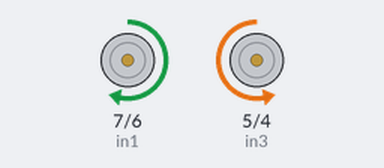
The sketch below on a simulated Arduino Uno, built with avr-gcc and run on an emulated ATmega328P. Parts: motor-driver pin pairs drawn as motors (green arrow = first pin HIGH = forward, orange = second pin HIGH = backward, longer = more drive, scaled by the enable pin).

Above: at 3.05 s.
At 8.9 s:
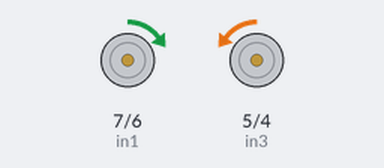
At 17.35 s:
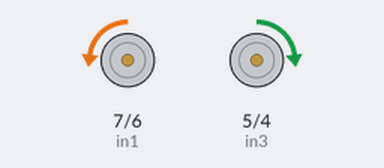
At 25.85 s:
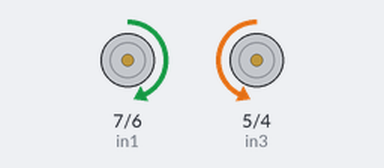
Timing chart, 0 to 26.1 s (numbered marks = the images above):
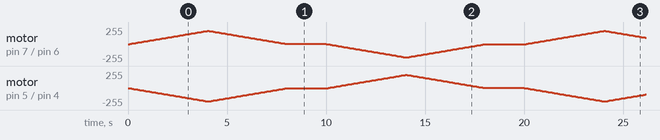

The sketch:

razgon_i_tormozhenie.V2.0.ino
```cpp
int i;
int x=5;
//левый двигатель
int enA = 9;
int in1 = 7;
int in2 = 6;
//правый двигатель
int enB = 3;
int in3 = 5;
int in4 = 4;
void setup() {
  // put your setup code here, to run once:
pinMode(3,OUTPUT);
pinMode(4,OUTPUT);
pinMode(5,OUTPUT);
pinMode(6,OUTPUT);
pinMode(7,OUTPUT);
pinMode(9,OUTPUT);
}
//ыыыыыыыыыыыыыыыыыыыыыыыыы
  void demoOne(){
  //назад
  for (i=0;i<200;i=x+i){
digitalWrite(in1,HIGH);
digitalWrite(in2,LOW);
analogWrite(enA,i);
digitalWrite(in3,LOW);
digitalWrite(in4,HIGH);
analogWrite(enB,i);
delay(100);}
for (i=200;i>0;i=i-x){
digitalWrite(in1,HIGH);
digitalWrite(in2,LOW);
analogWrite(enA,i);
digitalWrite(in3,LOW);
digitalWrite(in4,HIGH);
analogWrite(enB,i);
delay(100);}
delay(2000);
//вперед
for (i=0;i<200;i=x+i){
digitalWrite(in1,LOW);
digitalWrite(in2,HIGH);
analogWrite(enA,i);
digitalWrite(in3,HIGH);
digitalWrite(in4,LOW);
analogWrite(enB,i);
delay(100);}
for (i=200;i>0;i=i-x){
digitalWrite(in1,LOW);
digitalWrite(in2,HIGH);
analogWrite(enA,i);
digitalWrite(in3,HIGH);
digitalWrite(in4,LOW);
analogWrite(enB,i);
delay(100);}
delay(2000);
}

void loop() {
demoOne();
}
```
